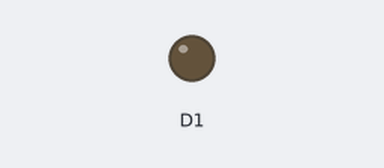
A sketch run on a simulated ESP8266 (NodeMCU). On the bench: output pins drawn as LEDs (lit = HIGH).

Above: at 0.05 s.
At 2.0 s:
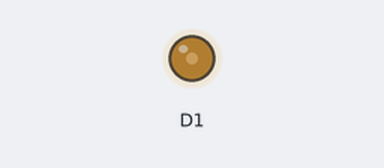
At 3.0 s:
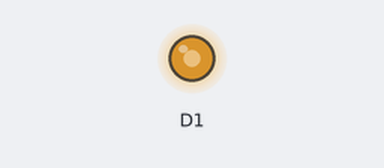
At 4.0 s:
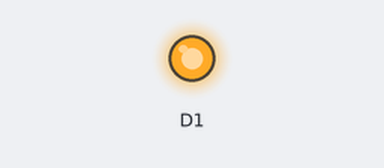
Timing chart, 0 to 5.2 s (numbered marks = the images above):
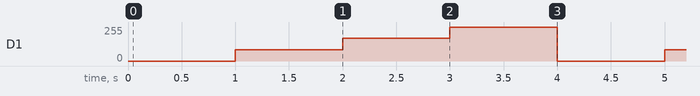

The sketch:

analogwrite-example.ino
```cpp
// connect the LED to any I/0 pin
#define red D1
// connect the ground pin to gnd
// I am using a rgb LED module here
void setup() {
  // put your setup code here, to run once:
  pinMode(D1,OUTPUT);
}

void loop() {
  // put your main code here, to run repeatedly:
  for(int power = 0; power<1024; power+= 1023/3) //loop to control power
  {
    analogWrite(D1,power);
    delay(1000);
  }
}
```

Measured:
- by itself, D1: repeats every 4.0 s: 170/255 1.0 s, 255/255 1.0 s, 0/255 1.0 s, 85/255 1.0 s
